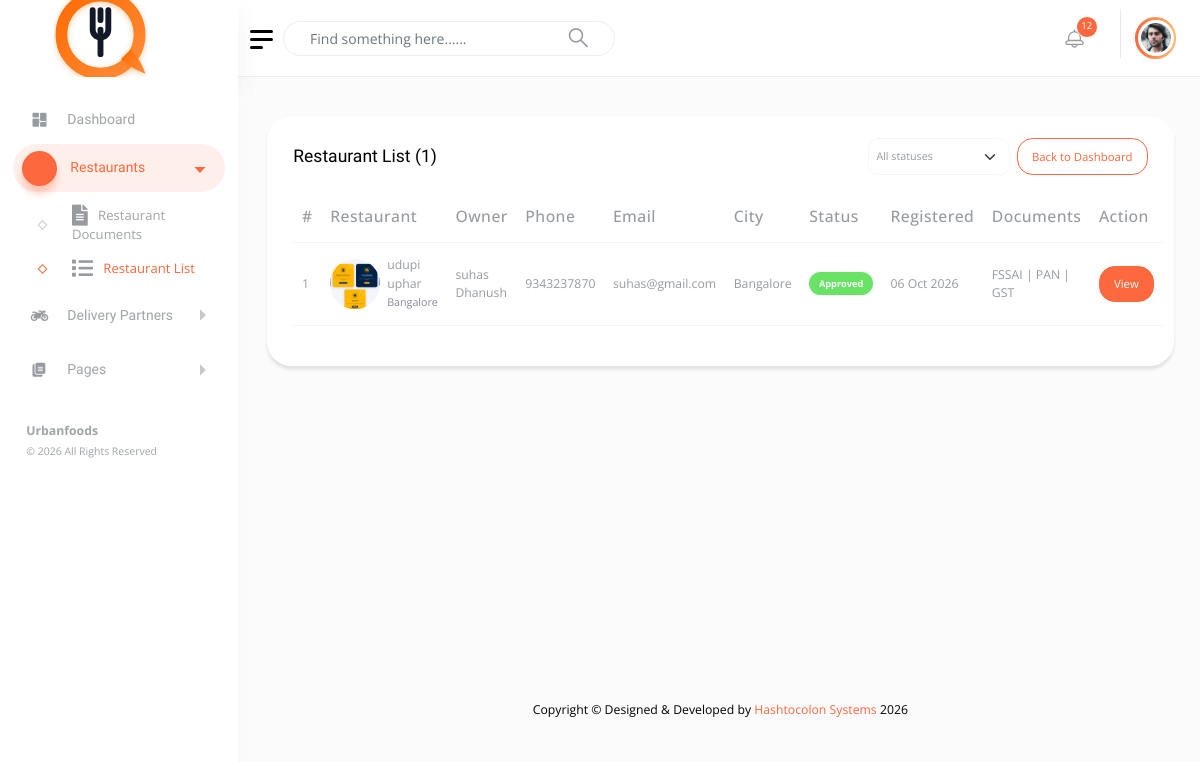
Page /dashboard/restaurant-list/ (signed in) on the earlier database version.
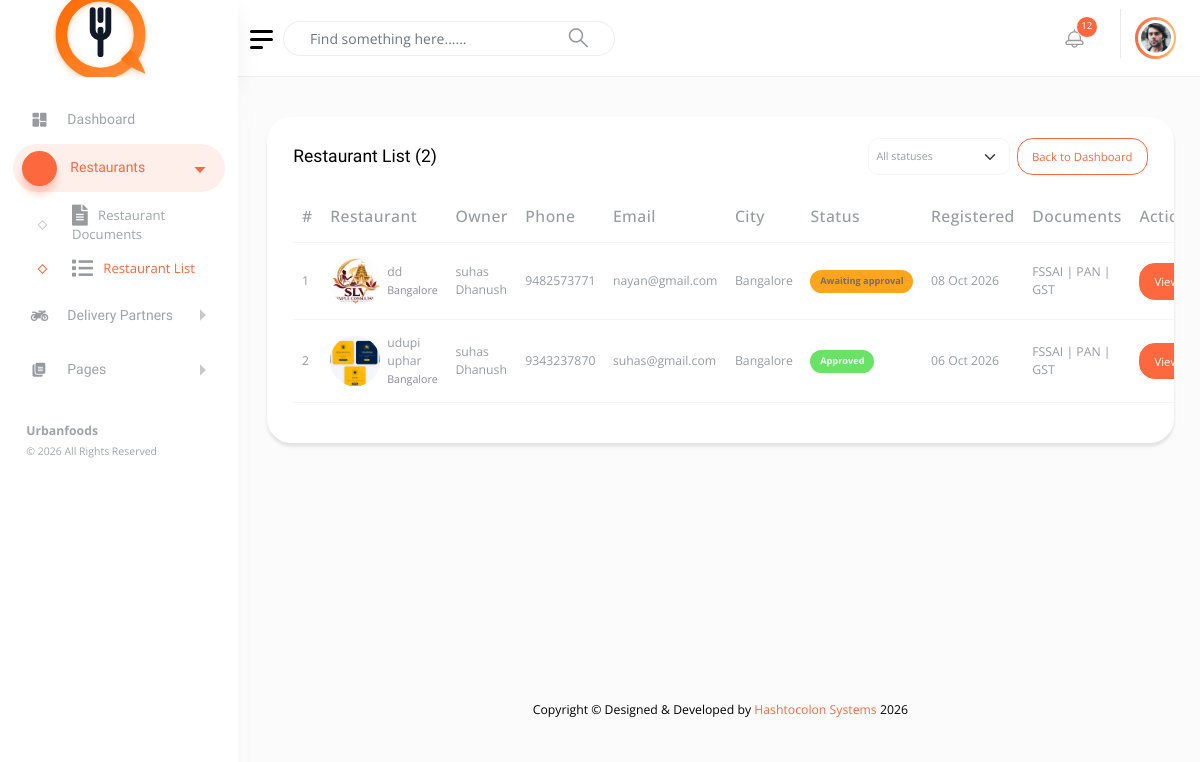
Same page on the later database version.
### base/models.py (models this page shows, shortened)
class RestaurantProfile(models.Model):
    INCOMPLETE, PENDING, APPROVED, REJECTED = "incomplete", "pending", "approved", "rejected"
    STATUS_CHOICES = [
        (INCOMPLETE, "Documents pending"),
        (PENDING, "Awaiting approval"),
        (APPROVED, "Approved"),
        (REJECTED, "Rejected"),
    ]
    user = models.OneToOneField(settings.AUTH_USER_MODEL, on_delete=models.CASCADE, related_name="restaurant")
    restaurant_name = models.CharField(max_length=150)
    address = models.TextField()
    city = models.CharField(max_length=80)
    image = models.ImageField(upload_to="restaurant_images/", blank=True)
    fssai_number = models.CharField(max_length=20, blank=True)
    fssai_certificate = models.FileField(upload_to="restaurant_docs/fssai/", blank=True)
    pan_number = models.CharField(max_length=10, blank=True)
    pan_card = models.FileField(upload_to="restaurant_docs/pan/", blank=True)
    gst_number = models.CharField(max_length=15, blank=True)
    gst_certificate = models.FileField(upload_to="restaurant_docs/gst/", blank=True)
    latitude = models.DecimalField(max_digits=10,decimal_places=7,null=True,blank=True)
    longitude = models.DecimalField(max_digits=10,decimal_places=7,null=True,blank=True)
    status = models.CharField(max_length=12, choices=STATUS_CHOICES, default=INCOMPLETE)
    rejection_reason = models.TextField(blank=True)
    submitted_at = models.DateTimeField(null=True, blank=True)
    reviewed_at = models.DateTimeField(null=True, blank=True)
    reviewed_by = models.ForeignKey(settings.AUTH_USER_MODEL, null=True, blank=True,
                                    on_delete=models.SET_NULL, related_name="+")
    created_at = models.DateTimeField(auto_now_add=True)

### base/views.py (the view)
# urls.py: path("dashboard/restaurant-list/", views.restaurant_list, name="restaurant_list"),
@staff_only
def restaurant_list(request):
    status = request.GET.get("status", "")
    profiles = RestaurantProfile.objects.select_related("user").order_by("-created_at")
    if status in dict(RestaurantProfile.STATUS_CHOICES):
        profiles = profiles.filter(status=status)
    return render(request, "dashboard/restaurant_list.html", {
        "profiles": profiles,
        "status": status,
        "status_choices": RestaurantProfile.STATUS_CHOICES,
    })

### templates/dashboard/restaurant_list.html (shortened to what this page needs)
{% extends "dashboard/base.html" %}
{% block content %}
<div class="content-body">
  <div class="container-fluid">
    <div class="card">
      <div class="card-header border-0 d-flex justify-content-between flex-wrap gap-2">
        <h4 class="fs-20 mb-0">Restaurant List ({{ profiles|length }})</h4>
        <div class="d-flex gap-2">
          <form method="get" class="d-flex gap-2">
            <select name="status" class="form-select form-select-sm" onchange="this.form.submit()">
              <option value="">All statuses</option>
            </select>
          </form>
          <a href="{% url 'base:dashboard' %}" class="btn btn-outline-primary btn-sm">Back to Dashboard</a>
        </div>
      </div>
      <div class="card-body pt-0 table-responsive">
        <table class="table align-middle">
          <thead>
            <tr>
              <th>#</th><th>Restaurant</th><th>Owner</th><th>Phone</th><th>Email</th>
              <th>City</th><th>Status</th><th>Registered</th><th>Documents</th><th>Action</th>
            </tr>
          </thead>
          <tbody>
          {% for p in profiles %}
            <tr>
              <td>{{ forloop.counter }}</td>
              <td>
                <div class="d-flex align-items-center gap-2">
                  {% if p.image %}
                    <img src="{{ p.image.url }}" alt="{{ p.restaurant_name }}" width="50" height="50" class="rounded" style="object-fit:cover">
                  {% else %}
                    <div class="rounded bg-light d-flex align-items-center justify-content-center text-muted" style="width:50px;height:50px"><i class="fas fa-store"></i></div>
                  {% endif %}
                  <div>{{ p.restaurant_name }}<br><small class="text-muted">{{ p.address }}</small></div>
                </div>
              </td>
              <td>{{ p.user.get_full_name }}</td>
              <td>{{ p.user.username }}</td>
              <td>{{ p.user.email }}</td>
              <td>{{ p.city }}</td>
              <td>
                <span class="badge
                  {% if p.status == 'approved' %}bg-success
                  {% elif p.status == 'pending' %}bg-warning text-dark
                  {% elif p.status == 'rejected' %}bg-danger
                  {% else %}bg-secondary{% endif %}">{{ p.get_status_display }}</span>
              </td>
              <td>{{ p.created_at|date:"d M Y" }}</td>
              <td>
                {% if p.fssai_certificate %}<a href="{{ p.fssai_certificate.url }}" target="_blank">FSSAI</a>{% endif %}
                {% if p.pan_card %} | <a href="{{ p.pan_card.url }}" target="_blank">PAN</a>{% endif %}
                {% if p.gst_certificate %} | <a href="{{ p.gst_certificate.url }}" target="_blank">GST</a>{% endif %}
              </td>
              <td>
                <a href="{% url 'base:restaurant_detail' p.pk %}" class="btn btn-primary btn-sm">View</a>
              </td>
            </tr>
          {% empty %}
            <tr><td colspan="10" class="text-center text-muted">No restaurants found</td></tr>
          {% endfor %}
          </tbody>
        </table>
      </div>
    </div>
  </div>
</div>
{% endblock %}

Differences in the rows shown:
added RestaurantProfile: image (picture), restaurant_name "dd", address "Bangalore", user.get_full_name "suhas Dhanush", user.username "9482573771", user.email "nayan@gmail.com", city "Bangalore", status "Awaiting approval", created_at "08 Oct 2026"
Other differences:
{{ profiles|length }}: "1" → "2"
